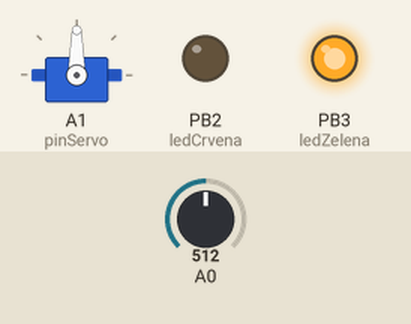
Bench run of a sketch on a simulated ATtiny85, built with avr-gcc and run on an emulated ATtiny85. Shown: servo, output pins drawn as LEDs (lit = HIGH). Inputs (shaded band) come from the test bench; at power-on: A0 = 512. What the sketch prints to the serial monitor is not drawn.

Above: at 1.2 s.
1.3 s: A0 set to 593
2.8 s: A0 set to 614
At 3.8 s:
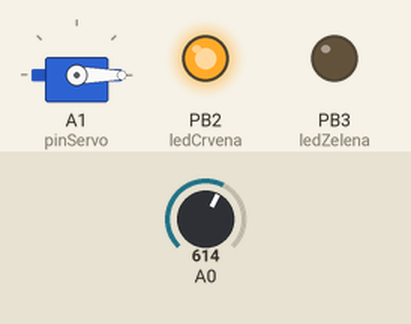
5.8 s: A0 set to 590
At 6.1 s:
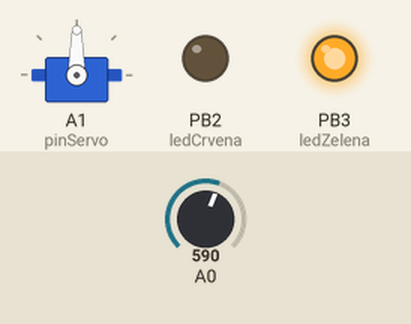
7.3 s: A0 set to 610
At 9.9 s:
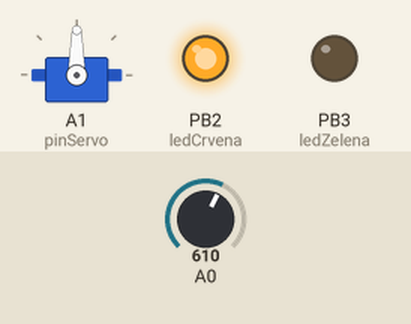
Timing chart, 0 to 11.3 s (numbered marks = the images above; inputs shaded):
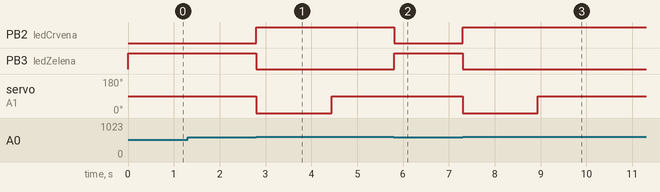

Measured:
- the behaviour switches between 599 and 600 on A0 (found by bisection; images 0 and 1)
- after the input at 2.8 s, PB2 (ledCrvena): LOW → HIGH at once; PB3 (ledZelena): HIGH → LOW at once; servo on A1 (pinServo): 90° → 0° at once, → 90° 1.6 s later
- after the input at 5.8 s, PB2 (ledCrvena): HIGH → LOW at once; PB3 (ledZelena): LOW → HIGH at once
- after the input at 7.3 s, PB2 (ledCrvena): LOW → HIGH at once; PB3 (ledZelena): HIGH → LOW at once; servo on A1 (pinServo): 90° → 0° at once, → 90° 1.6 s later

The sketch:

vrtlarstvo.ino
```cpp
#include <SoftwareServo.h>

//Staticke dekalracije
#define pinServo A1
#define ledCrvena 2
#define ledZelena 3
#define vlagaPin 0


//Globalne vrijednosti
int vlaga = 0;
int brojac = 0;
boolean pauza = false;

//Servo
SoftwareServo myservo;
boolean refresh = false;

void setup() {
  //Otvori serijski port 9600
  Serial.begin(9600);
  //Ispiši poruku na serijski port
  Serial.println("Hello world");

  //Led init
  pinMode(ledCrvena, OUTPUT);
  pinMode(ledZelena, OUTPUT);


  //Servo init

  myservo.attach(pinServo);
  myservo.write(90);

}

void loop() {
  //Ispis stanja vlage
  Serial.println(vlaga);
  //Pročitaj vlagu s senzora
  vlaga = analogRead(vlagaPin);
  if(pauza){
    if(brojac > 1000 && brojac < 3000){
      myservo.write(90);
    }else if(brojac > 3000){
      pauza = false;
    }
    brojac++;
  }
  Serial.println(brojac);
  //Test vlažnosti
  if(vlaga < 600){
    digitalWrite(ledZelena, HIGH);
    digitalWrite(ledCrvena, LOW);
    myservo.write(90);
    pauza = false;
  }
  else if(!pauza){
    digitalWrite(ledZelena, LOW);
    digitalWrite(ledCrvena, HIGH);
    myservo.write(0);
    brojac = 0;
    pauza = true;
  }

  int angle = myservo.read();


  // set refresh one time / 2
  refresh = refresh ? false : true;
  if (refresh) SoftwareServo::refresh();


  //Pričekaj 1 milisekundu
  //delay(1);
}
```
